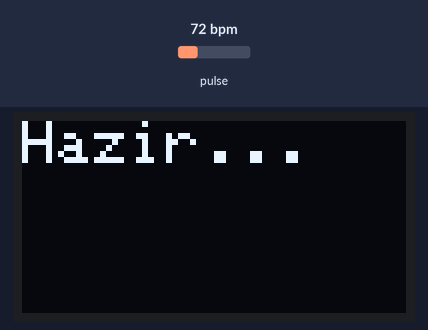
Recording of a sketch running on a simulated ESP32. On the bench: 128×64 one-colour display. The test bench sets the inputs (shaded band); at power-on: pulse 72 bpm. WiFi joins after 1.5 s; servers stay silent unless stated; uploads are accepted with an empty reply; what the sketch prints to the serial monitor is not drawn.

Above: at 2.1 s.
At 5.1 s:
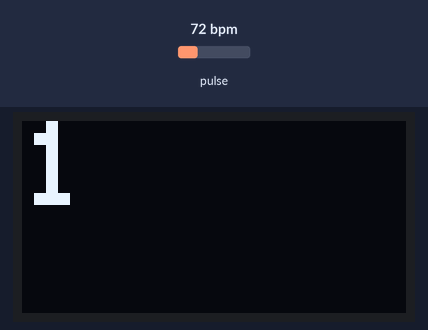
At 9.2 s:
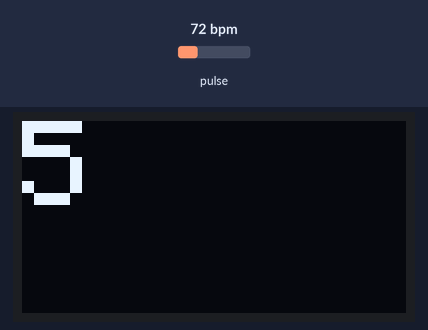
At 14.4 s:
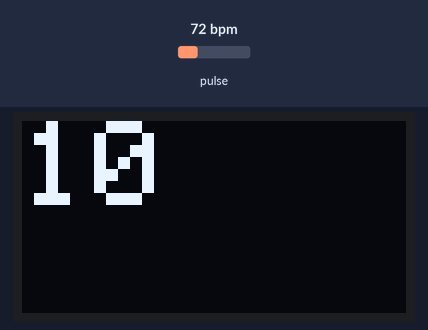
At 24.7 s:
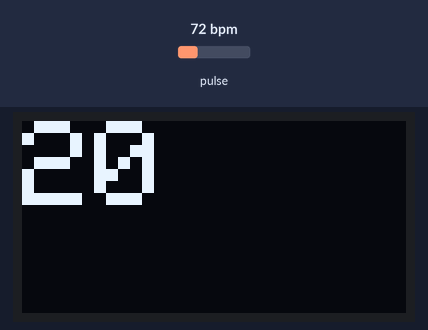
At 38.2 s:
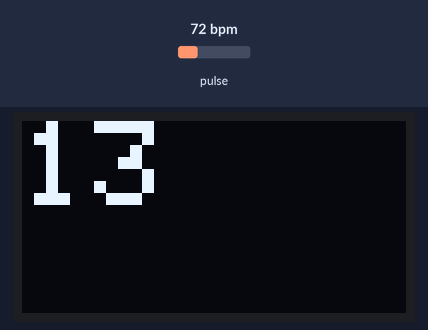

Measured:
- what the display in image 0 shows lasts 3.0 s, from 2.1 s to 5.1 s
- what the display in image 1 shows lasts 1.0 s, from 5.1 s to 6.1 s
- what the display in image 4 shows lasts 1.3 s, from 24.6 s to 25.9 s

The sketch:

esp32_emotion_prediction.ino
```cpp
#include <Wire.h>
#include <WiFi.h>
#include <HTTPClient.h>
#include "MAX30100_PulseOximeter.h"
#include <Adafruit_GFX.h>
#include <Adafruit_SSD1306.h>
#include <ArduinoJson.h>

#define SCREEN_WIDTH 128
#define SCREEN_HEIGHT 64
Adafruit_SSD1306 display(SCREEN_WIDTH, SCREEN_HEIGHT, &Wire, -1);

#define REPORTING_PERIOD_MS 1000
#define MAX_MEASUREMENTS 20
#define MIN_BPM 40
#define MAX_BPM 200

const char* ssid = "";
const char* password = "";
const char* serverUrl = "";

PulseOximeter pox;
uint32_t tsLastReport = 0;

float bpmValues[MAX_MEASUREMENTS];
int bpmCount = 0;

void onBeatDetected() {
  Serial.println("Kalp atışı algılandı!");
}

void connectToWiFi() {
  Serial.print("Wi-Fi'ye bağlanılıyor: ");
  Serial.println(ssid);
  WiFi.begin(ssid, password);

  int attempts = 0;
  while (WiFi.status() != WL_CONNECTED) {
    delay(1000);
    Serial.print(".");
    attempts++;
    if (attempts >= 20) {
      Serial.println("Wi-Fi bağlantısı başarısız.");
      return;
    }
  }

  Serial.println("Wi-Fi bağlantısı başarılı!");
  Serial.print("IP adresi: ");
  Serial.println(WiFi.localIP());
}

void sendDataToServer(float averageBpm) {
  if (WiFi.status() == WL_CONNECTED) {
    HTTPClient http;
    http.begin(serverUrl);
    http.addHeader("Content-Type", "application/json");

    String jsonPayload = "{\"bpm\": " + String(averageBpm, 2) + "}";
    Serial.print("Sunucuya gönderilen veri: ");
    Serial.println(jsonPayload);

    int httpResponseCode = http.POST(jsonPayload);

    if (httpResponseCode > 0) {
      String response = http.getString();
      Serial.print("Sunucu yanıt kodu: ");
      Serial.println(httpResponseCode);
      Serial.print("Sunucu yanıtı: ");
      Serial.println(response);

      StaticJsonDocument<200> doc;
      DeserializationError error = deserializeJson(doc, response);

      if (error) {
        Serial.print("JSON parse hatası: ");
        Serial.println(error.f_str());
      } else {
        const char* duygu = doc["duygu"];
        Serial.print("Duygu: ");
        Serial.println(duygu);

        display.clearDisplay();
        display.setTextSize(1);
        display.setCursor(0, 0);
        display.println("Duygu:");
        display.setTextSize(2);
        display.setCursor(0, 20);
        display.println(duygu);
        display.setTextSize(1);
        display.setCursor(0, 40);
        display.println("BPM:");
        display.setTextSize(2);
        display.setCursor(0, 50);
        display.println(averageBpm);
        display.display();
      }
    } else {
      Serial.print("Sunucuya veri gönderme hatası. Kod: ");
      Serial.println(httpResponseCode);
      Serial.printf("Hata: %s\n", http.errorToString(httpResponseCode).c_str());
    }

    http.end();
  } else {
    Serial.println("Wi-Fi bağlantısı yok. Veri gönderilemiyor.");
  }
}

void initializeSensor() {
  Serial.print("MAX30100 Sensörü başlatılıyor... ");
  if (!pox.begin()) {
    Serial.println("Başlatılamadı!");
    while (1) delay(100);
  } else {
    Serial.println("Başarılı!");
    pox.setIRLedCurrent(MAX30100_LED_CURR_14_2MA);
    pox.setOnBeatDetectedCallback(onBeatDetected);
  }
}

void setup() {
  Wire.begin(21, 22);
  Wire.setClock(100000);

  Serial.begin(115200);
  connectToWiFi();

  if (!display.begin(SSD1306_SWITCHCAPVCC, 0x3C)) {
    Serial.println("OLED ekran başlatılamadı.");
    while (1);
  }

  display.clearDisplay();
  display.setTextSize(2);
  display.setTextColor(SSD1306_WHITE);
  display.setCursor(0, 0);
  display.println("Hazir...");
  display.display();
  delay(1000);

  initializeSensor();
}

void loop() {
  pox.update();

  if (millis() - tsLastReport > REPORTING_PERIOD_MS) {
    float bpm = pox.getHeartRate();

    Serial.print("BPM: ");
    Serial.println(bpm);

    if (bpm >= MIN_BPM && bpm <= MAX_BPM && bpmCount < MAX_MEASUREMENTS) {
      bpmValues[bpmCount++] = bpm;
      Serial.print("Kaydedildi [");
      Serial.print(bpmCount);
      Serial.print("/");
      Serial.print(MAX_MEASUREMENTS);
      Serial.println("]");

      display.clearDisplay();
      display.setCursor(0, 0);
      display.setTextSize(4);
      display.print(bpmCount);
      display.display();
    } else if (bpmCount < MAX_MEASUREMENTS) {
      Serial.println("Geçersiz BPM değeri.");
    }

    if (bpmCount == MAX_MEASUREMENTS) {
      Serial.println("20 BPM ölçümü tamamlandı:");
      float sum = 0;
      for (int i = 0; i < MAX_MEASUREMENTS; i++) {
        Serial.print("BPM ");
        Serial.print(i + 1);
        Serial.print(": ");
        Serial.println(bpmValues[i]);
        sum += bpmValues[i];
      }

      float average = sum / MAX_MEASUREMENTS;
      Serial.print("Ortalama BPM: ");
      Serial.println(average, 2);

      sendDataToServer(average);

      Serial.println("Sensör yeniden başlatılıyor...");
      initializeSensor();

      bpmCount = 0;
      memset(bpmValues, 0, sizeof(bpmValues));
      Serial.println("Ölçüm sıfırlandı.");
    }

    tsLastReport = millis();
  }
}
```
